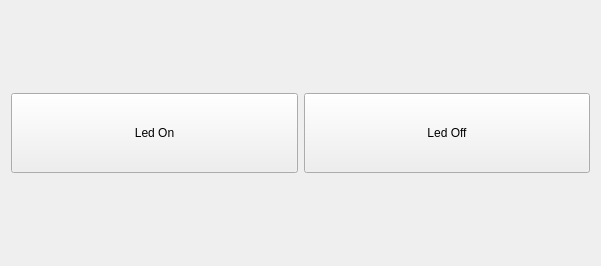
<?xml version="1.0" encoding="UTF-8"?>
<ui version="4.0">
 <class>FormLed</class>
 <widget class="QWidget" name="FormLed">
  <property name="geometry">
   <rect>
    <x>0</x>
    <y>0</y>
    <width>601</width>
    <height>266</height>
   </rect>
  </property>
  <property name="windowTitle">
   <string>Form</string>
  </property>
  <layout class="QVBoxLayout" name="verticalLayout">
   <item>
    <layout class="QHBoxLayout" name="horizontalLayout">
     <item>
      <widget class="QPushButton" name="pushButtonLedOn">
       <property name="minimumSize">
        <size>
         <width>0</width>
         <height>80</height>
        </size>
       </property>
       <property name="text">
        <string>Led On</string>
       </property>
      </widget>
     </item>
     <item>
      <widget class="QPushButton" name="pushButtonLedOff">
       <property name="minimumSize">
        <size>
         <width>0</width>
         <height>80</height>
        </size>
       </property>
       <property name="text">
        <string>Led Off</string>
       </property>
      </widget>
     </item>
    </layout>
   </item>
  </layout>
 </widget>
 <resources/>
 <connections/>
</ui>
